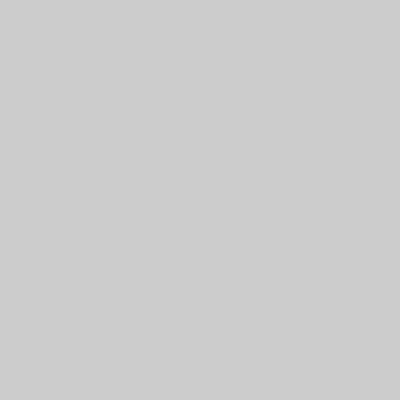
Frame 1 (no input)
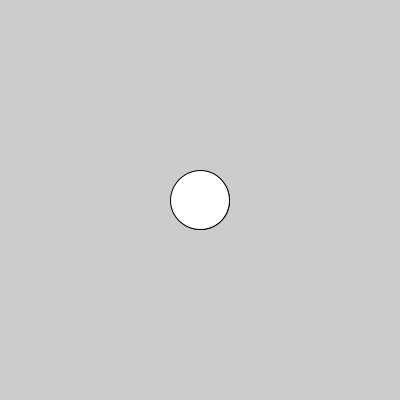
Frame 60 (the mouse pressed at the canvas centre just before this capture)
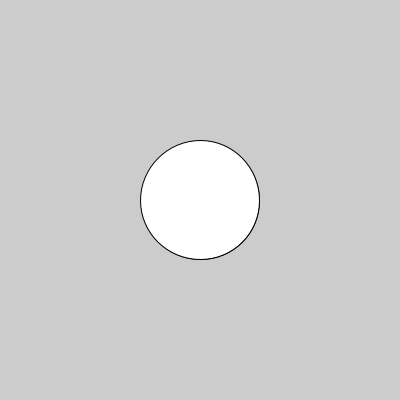
Frame 120 (the mouse held since frame 60 and released just before this capture)

The Processing sketch that drew these frames (run headless with seeded random() and noise(); from frame 60 on, the mouse is pressed at the canvas centre):

// Processing sketch: if_simple
// ── if_simple.pde
int tam = 0;
int inc = 1;

void setup(){
    size(400, 400);
}

void draw(){
  ellipse(200,200,tam,tam);
  tam = tam + inc;
  
  if(mouseX > 200){
    inc = 0;
  }else{
    inc = 1;
  }
}

void mouseClicked(){
  inc = 0;
}

void keyPressed(){

}
